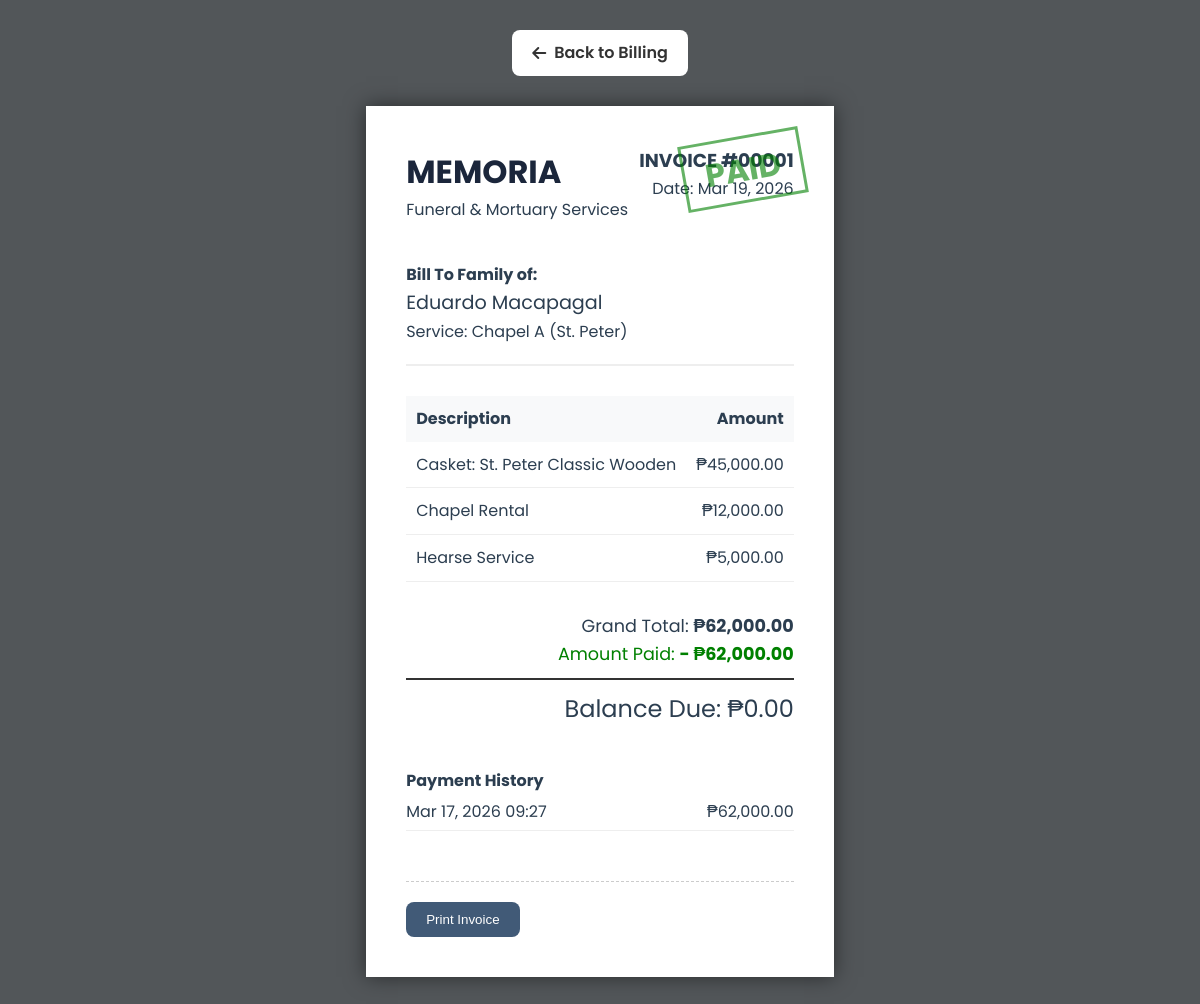
The page /modules/billing/view_invoice.php?id=1 (signed in) on the database its author committed.
### tables this page shows
CREATE TABLE `invoices` (
  `id` int(11) NOT NULL,
  `reservation_id` int(11) NOT NULL,
  `total_amount` decimal(10,2) NOT NULL,
  `status` enum('Unpaid','Partial','Paid','Cancelled') DEFAULT 'Unpaid',
  `created_at` timestamp NOT NULL DEFAULT current_timestamp()
);

CREATE TABLE `reservations` (
  `id` int(11) NOT NULL,
  `chapel_name` varchar(50) NOT NULL,
  `deceased_name` varchar(100) NOT NULL,
  `start_date` datetime NOT NULL,
  `end_date` datetime NOT NULL,
  `reserved_by` int(11) DEFAULT NULL
);

CREATE TABLE `invoice_items` (
  `id` int(11) NOT NULL,
  `invoice_id` int(11) NOT NULL,
  `description` varchar(255) NOT NULL,
  `amount` decimal(10,2) NOT NULL
);

CREATE TABLE `payments` (
  `id` int(11) NOT NULL,
  `invoice_id` int(11) NOT NULL,
  `amount` decimal(10,2) NOT NULL,
  `payment_date` datetime DEFAULT current_timestamp(),
  `received_by` int(11) DEFAULT NULL
);

### modules/billing/view_invoice.php (the view, shortened to what this page needs)
<?php
require_once('../../config/db.php');
$id = intval($_GET['id']);
$inv = mysqli_fetch_assoc(mysqli_query($conn, "SELECT i.*, r.deceased_name, r.chapel_name FROM invoices i JOIN reservations r ON i.reservation_id = r.id WHERE i.id = $id"));
$items = mysqli_query($conn, "SELECT * FROM invoice_items WHERE invoice_id = $id");
$payments = mysqli_query($conn, "SELECT * FROM payments WHERE invoice_id = $id ORDER BY payment_date DESC");
$total_paid = 0;
$paid_history = [];
while($p = mysqli_fetch_assoc($payments)) { $paid_history[] = $p; $total_paid += $p['amount']; }
$balance = $inv['total_amount'] - $total_paid;
?>
<!DOCTYPE html>
<html lang="en">
<head>
    <link rel="stylesheet" href="../../assets/css/style.css">
    <link rel="stylesheet" href="https://cdnjs.cloudflare.com/ajax/libs/font-awesome/6.4.0/css/all.min.css">
</head>
<body>
<div class="nav-bar no-print">
    <a href="reports.php" class="btn" style="background: white; color: #333; margin-bottom: 10px; font-weight: 600;">
        <i class="fas fa-arrow-left"></i> Back to Billing
    </a>
</div>
<div class="paper">
    <div class="status-stamp"><?= strtoupper($inv['status']) ?></div>
    <div style="display: flex; justify-content: space-between; margin-bottom: 40px;">
        <div>
            <h1 style="margin: 0; color: var(--deep-navy);">MEMORIA</h1>
            <p>Funeral & Mortuary Services</p>
        </div>
        <div style="text-align: right;">
            <h3>INVOICE #<?= str_pad($inv['id'], 5, '0', STR_PAD_LEFT) ?></h3>
            <p>Date: <?= date('M d, Y', strtotime($inv['created_at'])) ?></p>
        </div>
    </div>
    <div style="margin-bottom: 30px; border-bottom: 2px solid #eee; padding-bottom: 20px;">
        <strong>Bill To Family of:</strong><br>
        <span style="font-size: 1.2rem;"><?= $inv['deceased_name'] ?></span><br>
        Service: <?= $inv['chapel_name'] ?>
    </div>
    <table style="width: 100%; border-collapse: collapse; margin-bottom: 30px;">
        <thead style="background: #f8f9fa;">
            <tr>
                <th style="padding: 10px; text-align: left;">Description</th>
                <th style="padding: 10px; text-align: right;">Amount</th>
            </tr>
        </thead>
        <tbody>
            <?php while($item = mysqli_fetch_assoc($items)): ?>
            <tr>
                <td style="padding: 10px; border-bottom: 1px solid #eee;"><?= $item['description'] ?></td>
                <td style="padding: 10px; border-bottom: 1px solid #eee; text-align: right;">₱<?= number_format($item['amount'], 2) ?></td>
            </tr>
            <?php endwhile; ?>
        </tbody>
    </table>
    <div style="text-align: right; margin-bottom: 40px;">
        <div style="font-size: 1.1rem;">Grand Total: <strong>₱<?= number_format($inv['total_amount'], 2) ?></strong></div>
        <div style="font-size: 1.1rem; color: green;">Amount Paid: <strong>- ₱<?= number_format($total_paid, 2) ?></strong></div>
        <div style="font-size: 1.5rem; margin-top: 10px; border-top: 2px solid #333; padding-top: 10px;">
            Balance Due: ₱<?= number_format($balance, 2) ?>
        </div>
    </div>
    <?php if(!empty($paid_history)): ?>
    <div style="margin-top: 40px;">
        <h4>Payment History</h4>
        <ul style="list-style: none; padding: 0;">
            <?php foreach($paid_history as $ph): ?>
            <li style="border-bottom: 1px solid #eee; padding: 5px 0; display: flex; justify-content: space-between;">
                <span><?= date('M d, Y H:i', strtotime($ph['payment_date'])) ?></span>
                <span>₱<?= number_format($ph['amount'], 2) ?></span>
            </li>
            <?php endforeach; ?>
        </ul>
    </div>
    <?php endif; ?>
    <div class="no-print" style="margin-top: 50px; border-top: 1px dashed #ccc; padding-top: 20px;">
        <button onclick="window.print()" class="btn btn-primary">Print Invoice</button>
    </div>
</div>
</body>
</html>

### assets/css/style.css (style rules this page uses)
:root { --deep-navy: #1B263B; --slate-blue: #415A77; --cloud-gray: #E0E1DD; --muted-teal: #778DA9; --white: #FFFFFF; --danger: #e74c3c; --success: #2ecc71; --text-dark: #2c3e50; --text-light: #95a5a6; --shadow-sm: 0 2px 4px rgba(0,0,0,0.05); --shadow-md: 0 4px 6px rgba(0,0,0,0.07); --shadow-lg: 0 10px 15px rgba(0,0,0,0.1); }
* { margin: 0; padding: 0; box-sizing: border-box; }
body { font-family: 'Poppins', sans-serif; background-color: #F0F2F5; color: var(--text-dark); line-height: 1.6; min-height: 100vh; display: flex; flex-direction: column; }
.btn { padding: 10px 20px; border-radius: 8px; font-weight: 500; cursor: pointer; border: none; transition: all 0.2s; text-decoration: none; display: inline-flex; align-items: center; gap: 8px; }
.btn-primary { background: var(--slate-blue); color: white; }

### rows shown on the page
invoices: status "PAID", id "00001", created_at "Mar 19, 2026", reservation.deceased_name "Eduardo Macapagal", reservation.chapel_name "Chapel A (St. Peter)", total_amount "62,000.00", total_amount "0.00"
invoice_items: description "Casket: St. Peter Classic Wooden", amount "45,000.00"
invoice_items: description "Chapel Rental", amount "12,000.00"
invoice_items: description "Hearse Service", amount "5,000.00"
payments: payment_date "Mar 17, 2026 09:27", amount "62,000.00"

### other values the page prints
$total_paid "62,000.00"
